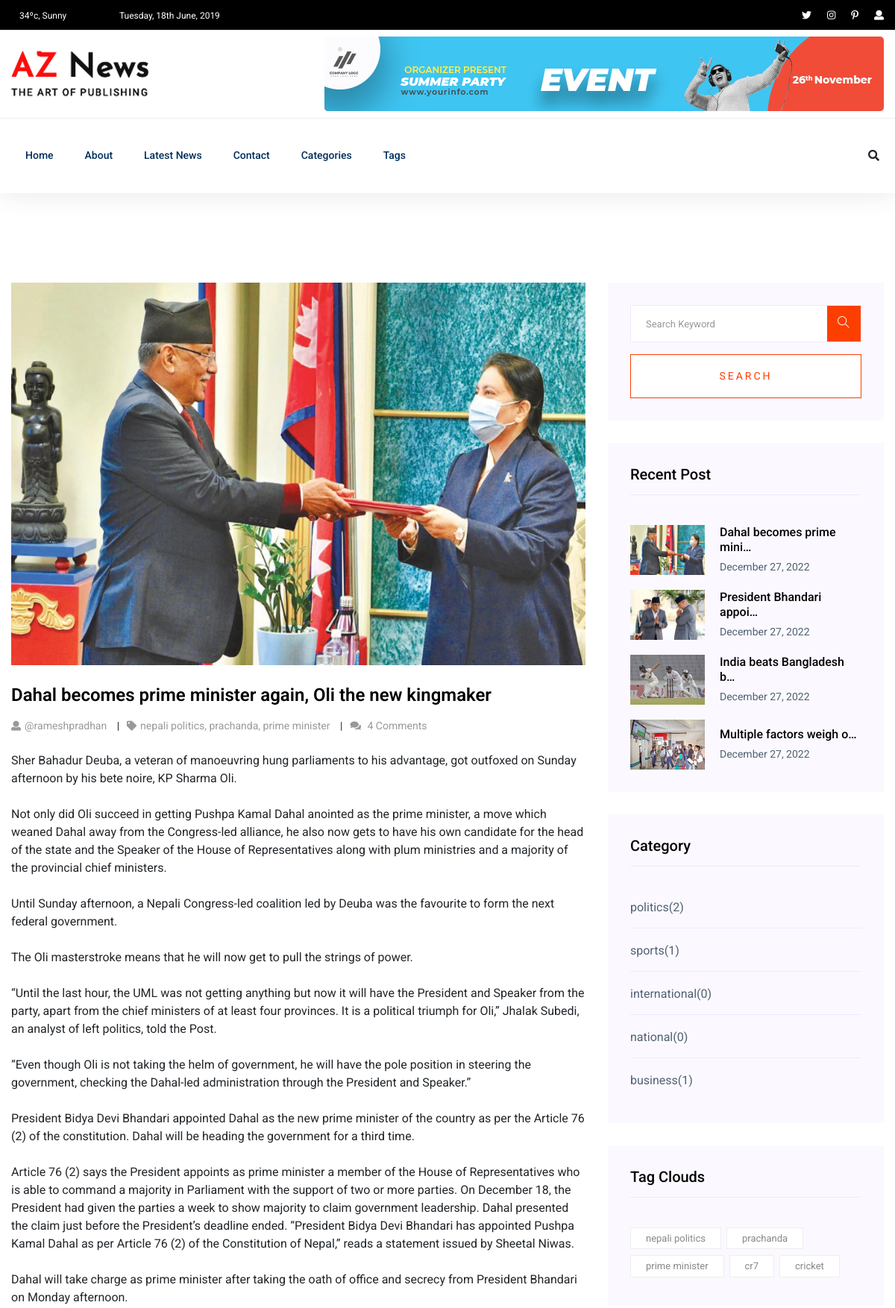
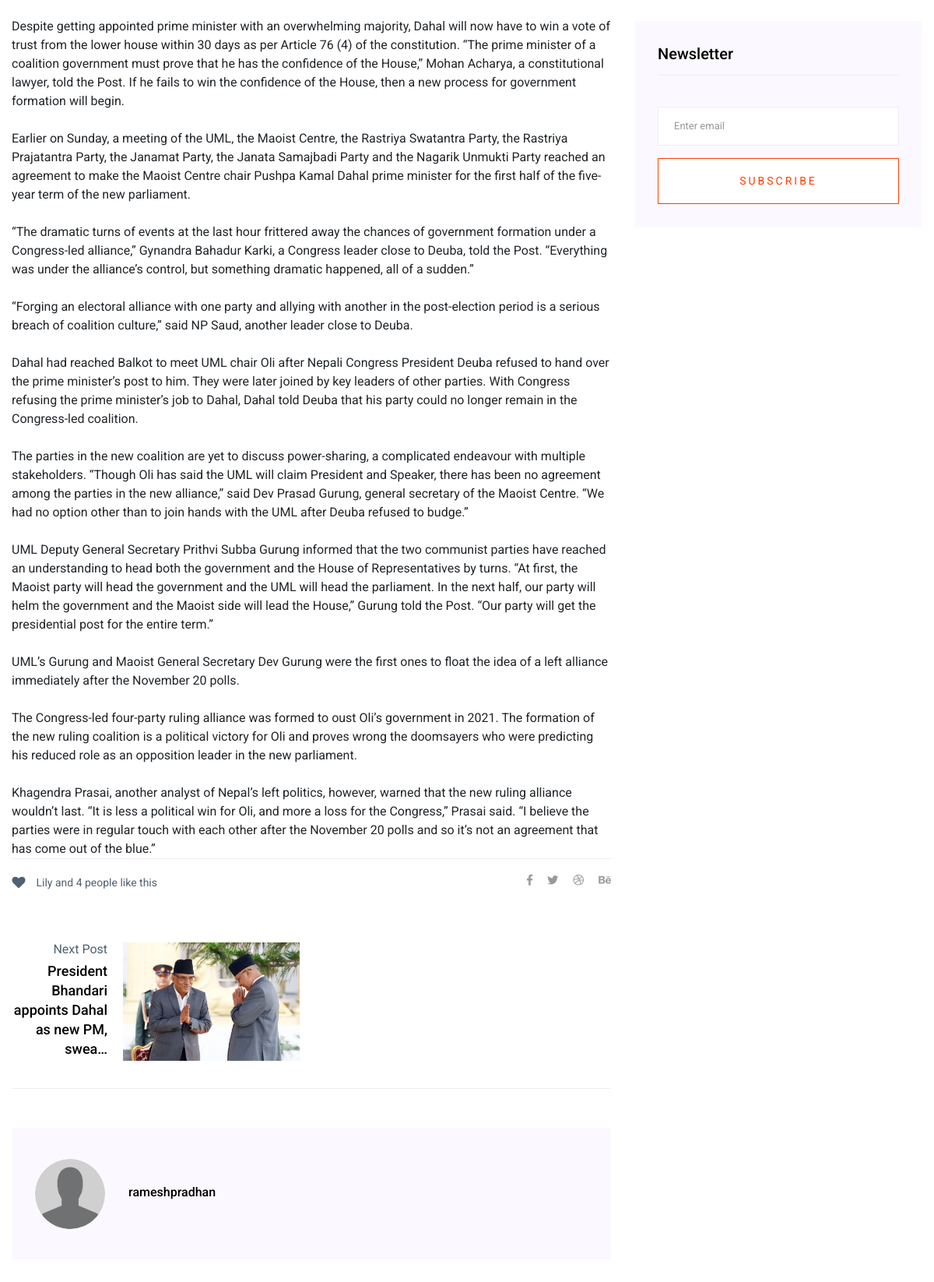
Screenshot of /post-detail/1/ (upper part) with the database file from the repository (2 pictures, top to bottom).
### blog_app/models.py (models this page shows, shortened)
class TimeStamp(models.Model):
    created_at = models.DateTimeField(auto_now_add=True)
    updated_at = models.DateTimeField(auto_now=True)
    class Meta:
        abstract = True

class Post(TimeStamp):  # Pascal case
    STATUS_CHOICES = [
        ("active", "Active"),
        ("inactive", "Inactive"),
    ]
    title = models.CharField(max_length=255)
    content = models.TextField()
    featured_image = models.ImageField(upload_to="post_images/%Y/%m/%d", blank=False)
    views_count = models.PositiveBigIntegerField(default=0)
    status = models.CharField(max_length=25, choices=STATUS_CHOICES, default="active")
    category = models.ForeignKey(
        Category, on_delete=models.SET_NULL, null=True, blank=True
    )
    tag = models.ManyToManyField(Tag)
    published_at = models.DateTimeField(null=True, blank=True)
    author = models.ForeignKey("auth.User", on_delete=models.CASCADE)

class Tag(TimeStamp):
    name = models.CharField(max_length=255)
    def __str__(self):
        return self.name[:100]

class Category(TimeStamp):
    name = models.CharField(max_length=255)

### blog_app/views.py (the view)
class PostDetailView(DetailView):
    model = Post
    template_name = "aznews/detail.html"
    context_object_name = "post"
    def get_context_data(self, **kwargs):
        obj = self.get_object()
        obj.views_count += 1
        obj.save()
        context = super().get_context_data(**kwargs)
        context["comments"] = obj.comment_set.all().order_by('-created_at')[:10]
        context["previous_post"] = Post.objects.filter(
            id__lt=obj.id,
            status="active",
            published_at__isnull=False,
        ).first()
        context["next_post"] = Post.objects.filter(
            id__gt=obj.id,
            status="active",
            published_at__isnull=False,
        ).first()
        return context

### templates/aznews/detail.html (shortened to what this page needs)
{% extends "aznews/base.html" %}
{% load static %}
{% block content %}
  <section class="blog_area single-post-area section-padding">
    <div class="container">
      <div class="row">
        <div class="col-lg-8 posts-list">
          <div class="single-post">
            <div class="feature-img">
              <img class="img-fluid"
                   src="{{ post.featured_image.url }}"
                   alt="{{ post.title }}">
            </div>
            <div class="blog_details">
              <h2>{{ post.title }}</h2>
              <ul class="blog-info-link mt-3 mb-4">
                <li>
                  <a href="#"><i class="fa fa-user"></i>@{{ post.author.username }}</a>
                </li>
                <li>
                  <a href="#"><i class="fa fa-tag"></i>{{ post.tag.all|join:", " }}</a>
                </li>
                <li>
                  <a href="#"><i class="fa fa-comments"></i> {{ post.comment_set.count }} Comments</a>
                </li>
              </ul>
              {{ post.content|linebreaksbr }}
            </div>
          </div>
          <div class="navigation-top">
            <div class="d-sm-flex justify-content-between text-center">
              <p class="like-info">
                <span class="align-middle"><i class="fa fa-heart"></i></span> Lily and 4
                people like this
              </p>
              <div class="col-sm-4 text-center my-2 my-sm-0">
              </div>
              <ul class="social-icons">
                <li>
                  <a href="#"><i class="fab fa-facebook-f"></i></a>
                </li>
                <li>
                  <a href="#"><i class="fab fa-twitter"></i></a>
                </li>
                <li>
                  <a href="#"><i class="fab fa-dribbble"></i></a>
                </li>
                <li>
                  <a href="#"><i class="fab fa-behance"></i></a>
                </li>
              </ul>
            </div>
            <div class="navigation-area">
              <div class="row">
                {% if next_post %}
                  <div class="col-lg-6 col-md-6 col-12 nav-right flex-row d-flex justify-content-end align-items-center">
                    <div class="detials">
                      <p>Next Post</p>
                      <a href="{% url 'post-detail' next_post.pk %}">
                        <h4>{{ next_post.title|truncatechars:50 }}</h4>
                      </a>
                    </div>
                    <div class="arrow">
                      <a href="#">
                      </a>
                    </div>
                    <div class="thumb">
                      <a href="{% url 'post-detail' next_post.pk %}">
                        <img class="img-fluid"
                             src="{{ next_post.featured_image.url }}"
                             alt="{{ next_post.title }}">
                      </a>
                    </div>
                  </div>
                {% endif %}
              </div>
            </div>
          </div>
          <div class="blog-author">
            <div class="media align-items-center">
              <img src="{% static "img/profile.png" %}" alt="{{ post.author.username }}">
              <div class="media-body">
                <a href="#">
                  <h4>{{ post.author.username }}</h4>
                </a>
              </div>
            </div>
          </div>
        </div>
        {% include "aznews/body/post_list/right.html" %}
      </div>
    </div>
  </section>
{% endblock content %}

### templates/aznews/base.html (shortened to what this page needs)
{% load static %}
<!DOCTYPE html>
<html>
  <head>
    <link rel="stylesheet"
          href="{% static 'aznews/assets/css/bootstrap.min.css' %}"/>
    <link rel="stylesheet"
          href="{% static 'aznews/assets/css/owl.carousel.min.css' %}"/>
    <link rel="stylesheet"
          href="{% static 'aznews/assets/css/ticker-style.css' %}"/>
    <link rel="stylesheet" href="{% static 'aznews/assets/css/flaticon.css' %}" />
    <link rel="stylesheet" href="{% static 'aznews/assets/css/slicknav.css' %}" />
    <link rel="stylesheet"
          href="{% static 'aznews/assets/css/animate.min.css' %}"/>
    <link rel="stylesheet"
          href="{% static 'aznews/assets/css/magnific-popup.css' %}"/>
    <link rel="stylesheet"
          href="{% static 'aznews/assets/css/fontawesome-all.min.css' %}"/>
    <link rel="stylesheet"
          href="{% static 'aznews/assets/css/themify-icons.css' %}"/>
    <link rel="stylesheet" href="{% static 'aznews/assets/css/slick.css' %}" />
    <link rel="stylesheet"
          href="{% static 'aznews/assets/css/nice-select.css' %}"/>
    <link rel="stylesheet" href="{% static 'aznews/assets/css/style.css' %}" />
  </head>
  <body>
    {% include "aznews/headers/header.html" %}
    {% block content %}
    {% endblock content %}
  </body>
</html>

### templates/aznews/headers/header.html
<header>
  <div class="header-area">
    <div class="main-header">
      {% include "aznews/headers/top.html" %}
      {% include "aznews/headers/mid.html" %}
      {% include "aznews/headers/bottom.html" %}
    </div>
  </div>
</header>

### templates/aznews/headers/top.html (shortened to what this page needs)
{% load static %}
<div class="header-top black-bg d-none d-md-block">
  <div class="container">
    <div class="col-xl-12">
      <div class="row d-flex justify-content-between align-items-center">
        <div class="header-info-left">
          <ul>
            <li>
              34ºc,
              Sunny
            </li>
            <li>
              Tuesday, 18th June, 2019
            </li>
          </ul>
        </div>
        <div class="header-info-right">
          <ul class="header-social">
            <li>
              <a href="#"><i class="fab fa-twitter"></i></a>
            </li>
            <li>
              <a href="#"><i class="fab fa-instagram"></i></a>
            </li>
            <li>
              <a href="#"><i class="fab fa-pinterest-p"></i></a>
            </li>
            {% if user.is_authenticated %}
              <li>
                <a href="{% url 'post-create' %}"><i class="fas fa-plus"></i></a>
              </li>
              <li>
                <a href="{% url 'draft-list' %}"><i class="fas fa-book"></i></a>
              </li>
              <li>
                <a href="{% url 'logout' %}"><i class="fas fa-sign-out-alt"></i></a>
              </li>
            {% else %}
              <li>
                <a href="{% url 'login' %}"><i class="fas fa-user"></i></a>
              </li>
            {% endif %}
          </ul>
        </div>
      </div>
    </div>
  </div>
</div>

### templates/aznews/headers/mid.html
{% load static %}
<div class="header-mid d-none d-md-block">
  <div class="container">
    <div class="row d-flex align-items-center">
      <div class="col-xl-3 col-lg-3 col-md-3">
        <div class="logo">
          <a href="/">
            <img src="{% static 'aznews/assets/img/logo/logo.png' %}" alt="" />
          </a>
        </div>
      </div>
      <div class="col-xl-9 col-lg-9 col-md-9">
        <div class="header-banner f-right">
          <img src="{% static 'aznews/assets/img/hero/header_card.jpg' %}" alt="" />
        </div>
      </div>
    </div>
  </div>
</div>

### templates/aznews/headers/bottom.html (shortened to what this page needs)
{% load static %}
<div class="header-bottom header-sticky">
  <div class="container">
    <div class="row align-items-center">
      <div class="col-xl-10 col-lg-10 col-md-12 header-flex">
        <div class="main-menu d-none d-md-block">
          <nav>
            <ul id="navigation">
              <li>
                <a href="/">Home</a>
              </li>
              <li>
                <a href="{% url 'about' %}">About</a>
              </li>
              <li>
                <a href="{% url 'post-list' %}">Latest News</a>
              </li>
              <li>
                <a href="{% url 'contact' %}">Contact</a>
              </li>
              <li>
                <a href="#">Categories</a>
              </li>
              <li>
                <a href="#">Tags</a>
              </li>
            </ul>
          </nav>
        </div>
      </div>
      <div class="col-xl-2 col-lg-2 col-md-4">
        <div class="header-right-btn f-right d-none d-lg-block">
          <i class="fas fa-search special-tag"></i>
        </div>
      </div>
      <div class="col-12">
      </div>
    </div>
  </div>
</div>

### templates/aznews/body/post_list/right.html
<div class="col-lg-4">
  <div class="blog_right_sidebar">
    {% include "aznews/body/post_list/aside/search.html" %}
    {% include "aznews/body/post_list/aside/popular.html" %}
    {% include "aznews/body/post_list/aside/category.html" %}
    {% include "aznews/body/post_list/aside/tag.html" %}
    {% include "aznews/body/post_list/aside/newsletter.html" %}
  </div>
</div>

### templates/aznews/body/post_list/aside/search.html
<aside class="single_sidebar_widget search_widget">
  <form action="{% url 'post-search' %}" method="get">
    <div class="form-group">
      <div class="input-group mb-3">
        <input type="text"
               class="form-control"
               placeholder='Search Keyword'
               onfocus="this.placeholder = ''"
               onblur="this.placeholder = 'Search Keyword'"
               name="query">
        <div class="input-group-append">
          <button class="btns" type="button">
            <i class="ti-search"></i>
          </button>
        </div>
      </div>
    </div>
    <button class="button rounded-0 primary-bg text-white w-100 btn_1 boxed-btn"
            type="submit">Search</button>
  </form>
</aside>

### templates/aznews/body/post_list/aside/popular.html
{% load static %}
<aside class="single_sidebar_widget popular_post_widget">
  <h3 class="widget_title">Recent Post</h3>
  {% for recent_post in recent_posts %}
    <div class="media post_item">
      <img src="{{ recent_post.featured_image.url }}"
           alt="{{ recent_post.title }}" width="100px">
      <div class="media-body">
        <a href="{% url 'post-detail' recent_post.pk %}">
          <h3>{{ recent_post.title|truncatechars:25 }}</h3>
        </a>
        <p>{{ recent_post.published_at|date:"F j, Y" }}</p>
      </div>
    </div>
  {% endfor %}
</aside>

### templates/aznews/body/post_list/aside/category.html
<aside class="single_sidebar_widget post_category_widget">
  <h4 class="widget_title">Category</h4>
  <ul class="list cat-list">
    {% for category in categories %}
      <li>
      <a href="{% url 'post-by-category' category.pk %}" class="d-flex">
        <p>{{ category.name }}</p>
        <p>({{ category.post_set.count }})</p>
      </a>
    </li>
    {% endfor %}
  </ul>
</aside>

### templates/aznews/body/post_list/aside/tag.html
<aside class="single_sidebar_widget tag_cloud_widget">
  <h4 class="widget_title">Tag Clouds</h4>
  <ul class="list">
    {% for tag in tags %}
      <li>
        <a href="{% url 'post-by-tag' tag.pk %}">{{ tag.name }}</a>
      </li>
    {% endfor %}
  </ul>
</aside>

### templates/aznews/body/post_list/aside/newsletter.html (shortened to what this page needs)
<aside class="single_sidebar_widget newsletter_widget">
  <h4 class="widget_title">Newsletter</h4>
  <form action="" class="newsletter_form">
    <div class="form-group">
      <input type="email"
             class="form-control"
             onfocus="this.placeholder = ''"
             onblur="this.placeholder = 'Enter email'"
             placeholder='Enter email'
             name="email"
             required>
    </div>
    <button class="button rounded-0 primary-bg text-white w-100 btn_1 boxed-btn"
            type="submit">Subscribe</button>
  </form>
</aside>

### templates/aznews/footers/footer.html (shortened to what this page needs)
 {% load static %}

### rows the page displays
Post: featured_image (picture), title "Dahal becomes prime minister again, Oli the new kingmaker", author.username "rameshpradhan", tag.all "nepali politics, prachanda, prime minister", comment_set.count "4", content "Sher Bahadur Deuba, a veteran of manoeuvring hung parliaments to his advantage, got outfoxed on Sunday afternoon by his bete noire, KP Sharma Oli. Not only did Oli succeed in getting Pushpa Kamal Dahal anointed as the prime minister, a move which weaned Dahal away from the Congress-led alliance, he also now gets to have his own candidate for the head of the state and the Speaker of the House of Representatives along with plum ministries and a majority of the provincial chief ministers. Until Sunday afternoon, a Nepali Congress-led coalition led by Deuba was the favourite to form the next federal government. The Oli masterstroke means that he will now get to pull the strings of power. “Until…", title "Dahal becomes prime mini…", published_at "December 27, 2022"
Post: title "President Bhandari appoints Dahal as new PM, swea…", featured_image (picture), title "President Bhandari appoi…", published_at "December 27, 2022"
Post: featured_image (picture), title "India beats Bangladesh b…", published_at "December 27, 2022"
Post: featured_image (picture), title "Multiple factors weigh o…", published_at "December 27, 2022"
Category: name "politics", post_set.count "2"
Category: name "sports", post_set.count "1"
Category: name "international", post_set.count "0"
Category: name "national", post_set.count "0"
Category: name "business", post_set.count "1"
Tag: name "nepali politics"
Tag: name "prachanda"
Tag: name "prime minister"
Tag: name "cr7"
Tag: name "cricket"
